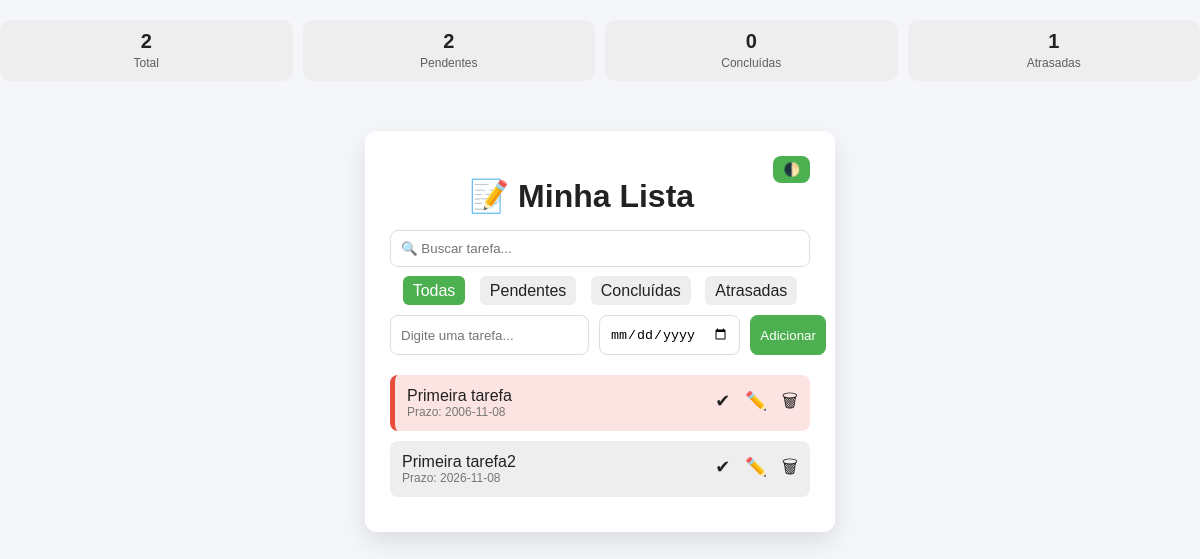
Before: / with the older database file.
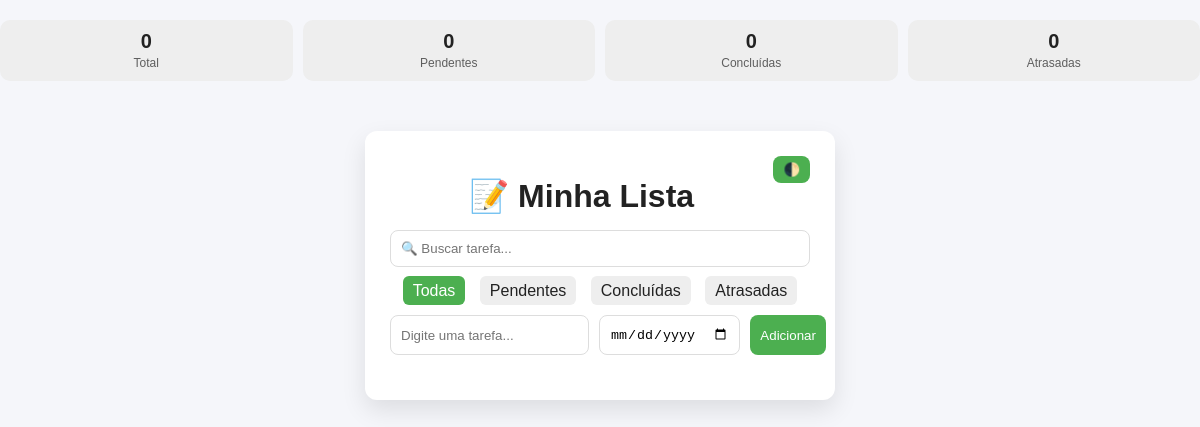
After: the same page with the newer database file.
### tables this page shows
CREATE TABLE tasks (
	id INTEGER PRIMARY KEY AUTOINCREMENT,
	title TEXT,
	done INTEGER
, deadline TEXT);

### app.py (the view)
@app.route('/')
def index():
    filtro = request.args.get("filtro", "todas")
    busca = request.args.get("busca", "").lower()
    db = get_db()
    tasks = db.execute("SELECT * FROM tasks").fetchall()
    today = date.today()
    tasks_filtradas = []
    for task in tasks:
        deadline = task[3]
        done = task[2]
        title = task[1].lower()
        if busca and busca not in title:
            continue
        overdue = False
        if deadline:
            task_date = date.fromisoformat(deadline)
            if task_date < today and done == 0:
                overdue = True
        if filtro == "pendentes" and done:
            continue
        elif filtro == "concluídas" and not done:
            continue
        elif filtro == "atrasadas" and not overdue:
            continue
        tasks_filtradas.append({
            "id": task[0],
            "title": task[1],
            "done": done,
            "deadline": deadline,
            "overdue": overdue,
        })
    total = len(tasks_filtradas)
    pendentes = len([task for task in tasks_filtradas if not task["done"]])
    concluidas = len([task for task in tasks_filtradas if task["done"]])
    atrasadas = len([task for task in tasks_filtradas if task["overdue"]])
    return render_template(
        "index.html",
        tasks=tasks_filtradas,
        filtro=filtro,
        busca=busca,
        total=total,
        pendentes=pendentes,
        concluidas=concluidas,
        atrasadas=atrasadas
    )

### app.py (called while the page is built)
def get_db():
    return sqlite3.connect("database.db")

### templates/index.html (shortened to what this page needs)
<!DOCTYPE html>
<html lang="pt-br">
<head>
    <div class="stats">
        <div class="card">
            <strong>{{ total }}</strong>
            <span>Total</span>
        </div>
        <div class="card">
            <strong>{{ pendentes }}</strong>
            <span>Pendentes</span>
        </div>
        <div class="card">
            <strong>{{ concluidas }}</strong>
            <span>Concluídas</span>
        </div>
        <div class="card">
            <strong>{{ atrasadas }}</strong>
            <span>Atrasadas</span>
        </div>
    </div>
    <link rel="stylesheet" href="{{ url_for('static', filename='style.css') }}">
</head>
<body>
<div class="container">
    <button class="theme-btn" onclick="toggleTheme()">🌓</button>
    <h1>📝 Minha Lista</h1>
     <form method="GET" class="busca-form">
        <input
            type="text"
            name="busca"
            placeholder="🔍 Buscar tarefa..."
            value="{{ busca }}"
        >
     </form>
    <div class="filtros">
        <a href="/?filtro=todas" class="{% if filtro == 'todas' %}ativo{% endif %}">Todas</a>
        <a href="/?filtro=pendentes" class="{% if filtro == 'pendentes' %}ativo{% endif %}">Pendentes</a>
        <a href="/?filtro=concluidas" class="{% if filtro == 'concluidas' %}ativo{% endif %}">Concluídas</a>
        <a href="/?filtro=atrasadas" class="{% if filtro == 'atrasadas' %}ativo{% endif %}">Atrasadas</a>
    </div>
    <form action="/add" method="POST">
        <input type="text" name="task" placeholder="Digite uma tarefa..." required>
        <input type="date" name="deadline">
        <button type="submit">Adicionar</button>
    </form>
    <ul>
        {% for task in tasks %}
            <li class="
                {% if task.overdue %}overdue{% endif %}
            ">
                <div>
                    <span>{{ task.title }}</span>
                    {% if task.deadline %}
                        <small>Prazo: {{ task.deadline }}</small>
                    {% endif %}
                </div>
                <div class="actions">
                    {% if not task.done %}
                        <a href="/done/{{ task.id }}">✔</a>
                    {% endif %}
                    <a href="/edit/{{ task.id }}">✏️</a>
                    <a href="/delete/{{ task.id }}">🗑</a>
                </div>
            </li>
        {% endfor %}
    </ul>
</div>
</body>
</html>

### static/style.css (style rules this page uses)
:root { --bg: #f5f6fa; --card: #ffffff; --text: #222; --task: #eeeeee; --primary: #4CAF50; --danger: #e74c3c; --border: #dddddd; }
body { margin: 0; padding: 0; font-family: Arial, sans-serif; background: var(--bg); color: var(--text); }
.container { width: 420px; margin: 50px auto; background: var(--card); padding: 25px; border-radius: 12px; box-shadow: 0 10px 25px rgba(0,0,0,0.1); }
h1 { text-align: center; margin-bottom: 15px; }
.theme-btn { float: right; margin-bottom: 10px; padding: 6px 10px; border: none; border-radius: 8px; cursor: pointer; }
form { display: flex; gap: 10px; margin-bottom: 20px; }
input[type="text"], input[type="date"] { padding: 10px; border-radius: 8px; border: 1px solid var(--border); flex: 1; }
button { padding: 10px; border: none; background: var(--primary); color: white; border-radius: 8px; cursor: pointer; }
.filtros { text-align: center; margin-bottom: 15px; }
.filtros a { margin: 0 5px; padding: 6px 10px; background: var(--task); border-radius: 6px; text-decoration: none; color: var(--text); }
.ativo { background: var(--primary) !important; color: white !important; }
.busca-form { margin-bottom: 15px; }
.busca-form input { width: 100%; box-sizing: border-box; }
.stats { display: grid; grid-template-columns: repeat(4, 1fr); gap: 10px; margin-top: 20px; }
.card { background: var(--task); padding: 10px; border-radius: 10px; text-align: center; }
.card strong { display: block; font-size: 20px; }
.card span { font-size: 12px; opacity: 0.7; }
a { color: var(--text); }

Changed rows visible on the page:
removed tasks: title "Primeira tarefa", deadline "2006-11-08"
removed tasks: title "Primeira tarefa2", deadline "2026-11-08"
Other visible differences:
{{ total }}: "2" → "0"
{{ pendentes }}: "2" → "0"
{{ atrasadas }}: "1" → "0"
